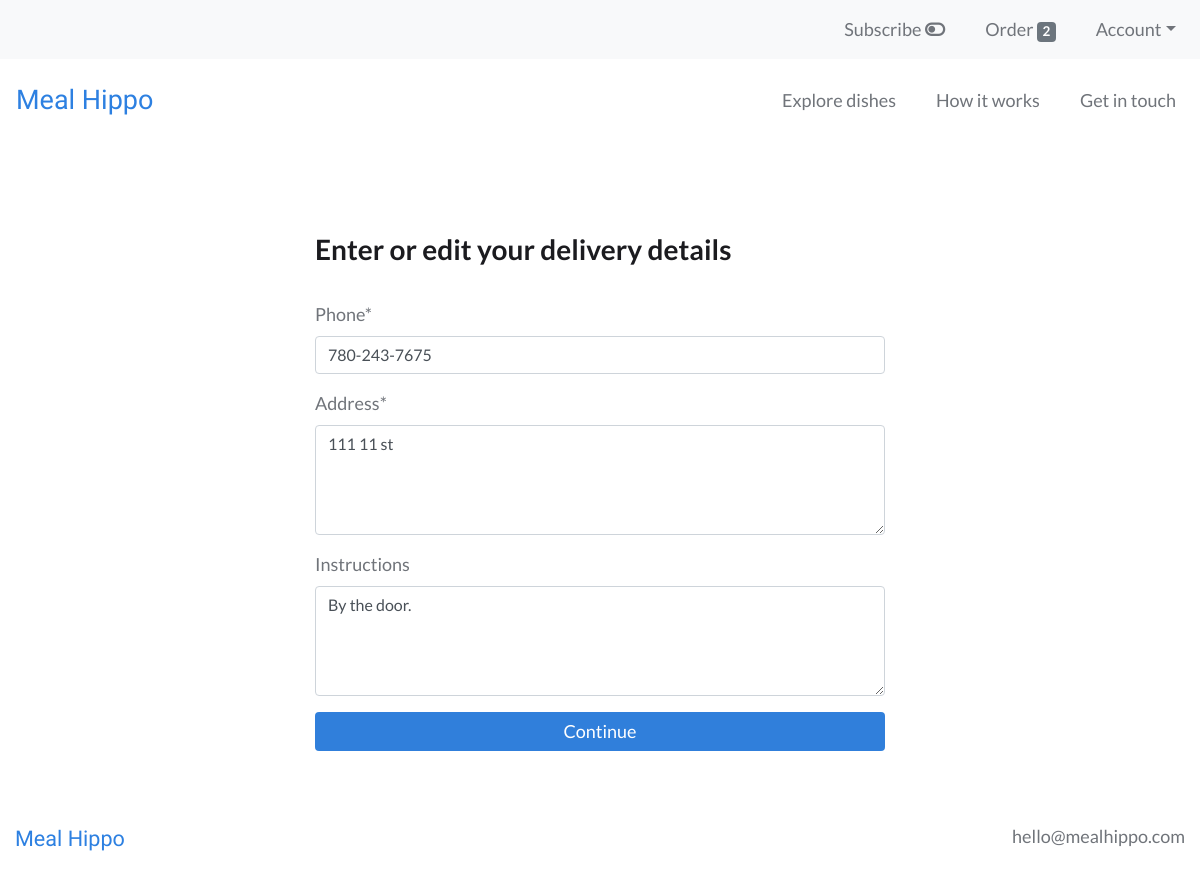
/order/delivery (signed in), run on the app's committed database.
### users/models.py (models this page shows, shortened)
class CustomUser(AbstractBaseUser):
    email = models.EmailField(unique=True)
    is_active = models.BooleanField(default=True)
    is_admin = models.BooleanField(default=False)
    objects = CustomUserManager()
    USERNAME_FIELD = 'email'
    REQUIRED_FIELDS = []

### webplatform/models.py (models this page shows, shortened)
class Order(models.Model):
    user = models.ForeignKey(settings.AUTH_USER_MODEL, on_delete=models.CASCADE)
    items = models.ManyToManyField(OrderItem)
    delivery_date = models.DateField(null=True)
    delivery_time = models.TimeField(null=True)
    is_completed = models.BooleanField(default=False)
    payment = models.ForeignKey(Payment, on_delete=models.SET_NULL, blank=True, null=True)
    created_at = models.DateTimeField(auto_now_add=True)
    modified_at = models.DateTimeField(auto_now=True)

class UserDeliveryDetail(models.Model):
    user = models.OneToOneField(settings.AUTH_USER_MODEL, on_delete=models.CASCADE)
    phone = models.CharField(max_length=20)
    address = models.TextField()
    instructions = models.TextField(blank=True, null=True)
    free_delivery = models.BooleanField(default=True)
    is_subscribed = models.BooleanField(default=False, verbose_name='subscribe weekly')

### webplatform/views.py (the view)
# urls.py: path('order/delivery', views.OrderDeliveryView.as_view(), name='order_delivery_view'),
class OrderDeliveryView(IsSubscribedMixin, LoginRequiredMixin, UpdateView):
    login_url = 'login'
    template_name = 'webplatform/order_delivery_view.html'
    form_class = forms.OrderDeliveryForm
    success_url = reverse_lazy('webplatform:order_payment_view')
    def get_object(self):
        return get_object_or_404(models.UserDeliveryDetail, user=self.request.user)

### webplatform/forms.py
class OrderDeliveryForm(ModelForm):
    class Meta:
        model = models.UserDeliveryDetail
        fields = ['phone', 'address', 'instructions']
        widgets = {
          'address': forms.Textarea(attrs={'rows':4}),
          'instructions': forms.Textarea(attrs={'rows':4}),
        }

### webplatform/templatetags/cart_templatetags.py (called while the page is built)
@register.filter
def cart_item_count(user):
    if user.is_authenticated:
        queryset = models.Order.objects.filter(user=user, is_completed=False)
        if queryset.exists():
            return queryset[0].items.count()
    return 0

### webplatform/views.py (called while the page is built)
    def get_context_data(self, **kwargs):
        context = super(IsSubscribedMixin, self).get_context_data(**kwargs)
        if self.request.user.is_authenticated:
            user_subscription_qs = models.UserSubscription.objects.filter(user=self.request.user)
            user_subscription = user_subscription_qs[0]
            context['is_subscribed'] = user_subscription.is_subscribed
        return context

### webplatform/templates/webplatform/order_delivery_view.html (shortened to what this page needs)
{% extends 'base.html' %}
{% load static %}
{% load crispy_forms_tags %}
{% load humanize %}
{% block content %}
<div class="container-fluid my-5">
  <div class="row">
    <div class="col-lg-6 offset-lg-3 col-md-8 offset-md-2 col-12">
      <h3>Enter or edit your delivery details</h3>
      <form method="post">
        {{ form|crispy }}
        <input type="submit" value="Continue" class="btn btn-primary btn-block">
      </form>
    </div>
  </div>
</div>
{% endblock %}

### templates/base.html (shortened to what this page needs)
{% load static %}
{% load cart_templatetags %}
<!DOCTYPE html>
<html lang="en" dir="ltr">
  <head>
    <link rel="stylesheet" href="https://stackpath.bootstrapcdn.com/bootstrap/4.4.1/css/bootstrap.min.css">
    <link rel="stylesheet" type="text/css" href="{% static 'style.css' %}">
  </head>
  <body>
    {% if user.is_authenticated %}
        <nav class="navbar navbar-expand-md navbar-light user-nav bg-light">
            <ul class="navbar-nav ml-md-auto mx-md-0 mx-auto text-md-left text-center">
              <li class="nav-item mr-4">
                <a class="nav-link" href="{% url 'webplatform:subscribe_toggle' request.path %}">{% if is_subscribed %}Subscribed <i class="fas fa-toggle-on"></i>{% else %}<span data-toggle="tooltip" data-placement="bottom" title="Save 5% on all orders">Subscribe <i class="fas fa-toggle-off"></i></span>{% endif %}</a>
              <li class="nav-item mr-4">
                <a class="nav-link" href="{% url 'webplatform:order_items_view' %}">
                  Order <span class="badge badge-secondary">{{ request.user|cart_item_count }}</span>
                </a>
              </li>
              <li class="nav-item dropdown">
                <a class="nav-link dropdown-toggle" data-toggle="dropdown" href="#" role="button" aria-haspopup="true" aria-expanded="false">Account</a>
              </li>
            </ul>
        </nav>
    {% endif %}
    <nav class="navbar navbar-expand-md navbar-light py-3">
      <a class="navbar-brand" href="{% url 'webplatform:home_view' %}">Meal&nbsp;Hippo</a>
      <div class="collapse navbar-collapse" id="navbarText">
        <ul class="navbar-nav ml-auto">
          <li class="nav-item mr-4">
            <a class="nav-link" href="{% url 'webplatform:order_items_view' %}">Explore dishes</a>
          </li>
          <li class="nav-item mr-4">
            <a class="nav-link" href="{% url 'webplatform:support_view' %}">How it works</a>
          </li>
          {% if user.is_authenticated %}
            <li class="nav-item">
          {% else %}
            <li class="nav-item mr-4">
          {% endif %}
            <a class="nav-link" href="{% url 'webplatform:contact_view' %}">Get in touch</a>
          </li>
        </ul>
      </div>
    </nav>
    {% block content %}
    {% endblock %}
    <footer>
      <div class="container-fluid text-center py-4 mb-5">
        <div class="row">
          <div class="col-sm text-sm-left mb-4">
            <span class="logo">
              <a href="{% url 'webplatform:home_view' %}">Meal&nbsp;Hippo</a>
            </span>
          </div>
          <div class="col-sm text-sm-right">
            <p>hello@mealhippo.com</p>
          </div>
        </div>
      </div>
    </footer>
  </body>
</html>

### static/style.css (style rules this page uses)
:root { --heading: #1B1B1F; --sub_heading: #1B1B1F; --text: #70747A; --logo: #2D80E1; --button_dark: #307FDB; --button_light: #388FF4; --link_dark: #307FDB; --link_light: #388FF4; --nav_dark: #70747A; --nav_light: #1B1B1F; --attention_dark: #FFBA08; --attention_light: #FFC518; --attention_text: #392900; }
body { color: var(--text); font-family: 'Lato', sans-serif; font-size: 18px; }
.btn { font-size: 1em; }
a, .btn-link { color: var(--link_dark); }
h1, h2, h3 { font-weight: bold; color: var(--heading); line-height: normal; margin-top: 1.5em; margin-bottom: 1.25em; }
.navbar-light .navbar-brand, .logo a { color: var(--logo); font-size: 1.5em; font-family: 'Varela Round', "Arial Rounded MT Bold", "Helvetica Rounded", sans-serif; }
.logo a { font-size: 1.2em; }
.navbar-nav .nav-item a.nav-link { color: var(--nav_dark); }
.btn { padding-left: 25px; padding-right: 25px; }
.btn-primary { background: var(--button_dark); border: none; }

### data on the page
CustomUser: user|cart_item_count "2"
UserDeliveryDetail: phone "780-243-7675", address "111 11 st", instructions "By the door."
